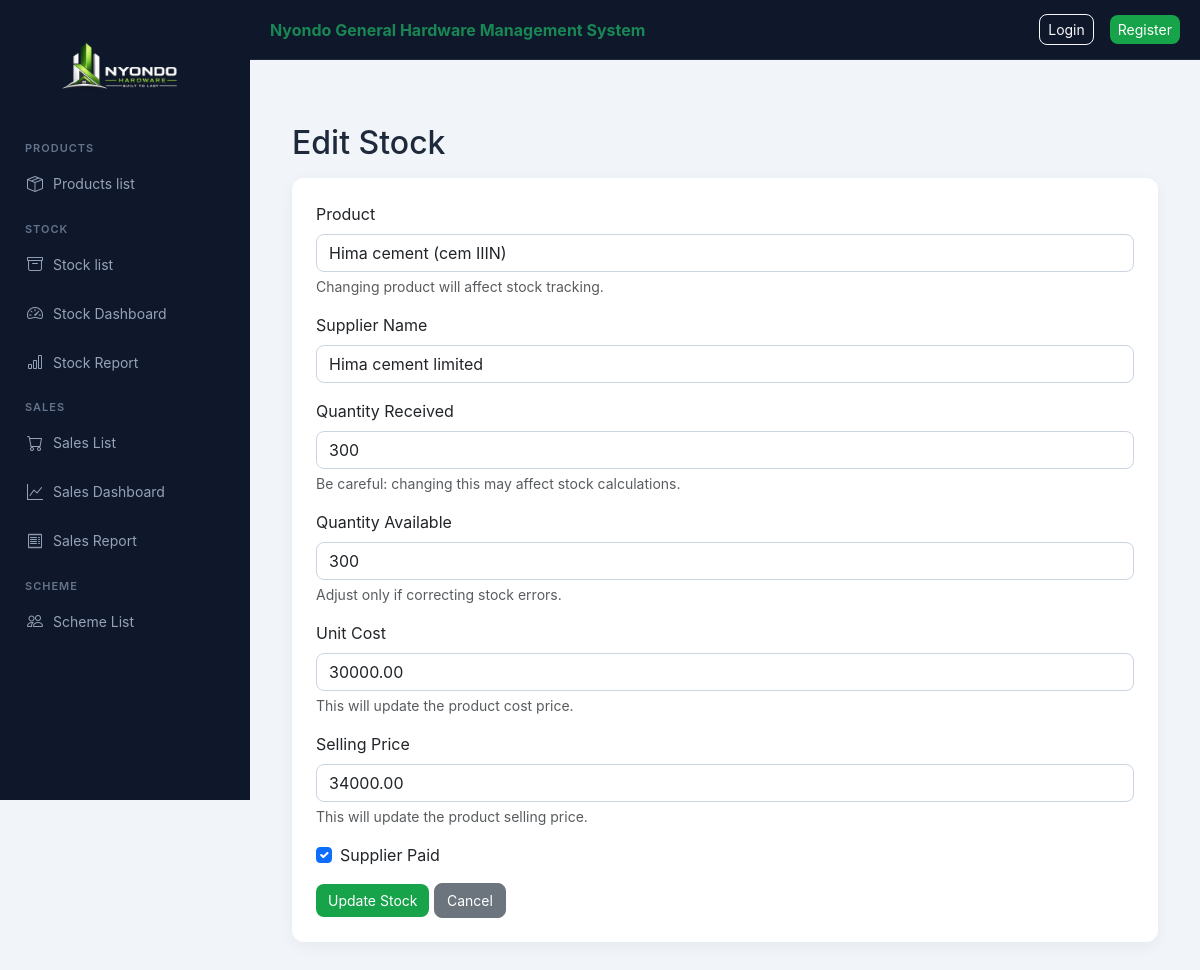
The page /nyondo/stock/edit/2/ on the database its author committed.
### nyondo_app/models.py (models this page shows, shortened)
class Stock(models.Model):
    product = models.ForeignKey(Product, on_delete=models.CASCADE)
    supplier_name = models.CharField(max_length=100)
    quantity_received = models.PositiveIntegerField()
    quantity_available = models.PositiveIntegerField(default=0)
    unit_cost = models.DecimalField(max_digits=12, decimal_places=2)
    unit_price = models.DecimalField(max_digits=12, decimal_places=2)
    total_amount_due = models.DecimalField(max_digits=12, decimal_places=2, default=0)
    supplier_paid = models.BooleanField(default=False)
    date_received = models.DateTimeField(auto_now_add=True)

class Product(models.Model):
    CATEGORY_CHOICES = [
        ("cement", "Cement"),
        ("iron_bar", "Iron Bar"),
        ("iron_sheets", "Iron Sheets"),
        ("barbed_wires", "Barbed wires"),
        ("others", "Others"),
        ("nails", "Nails"),
        ("paint", "Paint"),
    ]
    category_name = models.CharField(max_length=20, choices=CATEGORY_CHOICES)
    product_name = models.CharField(max_length=100)
    unit_cost = models.DecimalField(max_digits=12, decimal_places=2, default=0)
    unit_price = models.DecimalField(max_digits=12, decimal_places=2, default=0)
    description = models.TextField(blank=True)

### nyondo_app/views.py (the view, shortened to what this page needs)
# urls.py: path("stock/edit/<int:stock_id>/", views.edit_stock, name="edit_stock"),
def edit_stock(request, stock_id):
    stock = get_object_or_404(Stock, id=stock_id)
    return render(request, "edit_stock.html", {
        "stock": stock,
        "products": Product.objects.all()
    })

### nyondo_app/templates/edit_stock.html (shortened to what this page needs)
{% extends "base.html" %}
{% block content %}
<h2 class="mb-3">Edit Stock</h2>
<div class="card p-4">
<form method="POST">
   <div class="mb-3">
       <label class="form-label">Product</label>
       <select name="product" class="form-control" required>
           {% for p in products %}
               <option value="{{ p.id }}"
                   {% if stock.product.id == p.id %}selected{% endif %}>
                   {{ p.product_name }}
               </option>
           {% endfor %}
       </select>
       <small class="text-muted d-block mt-1">
           Changing product will affect stock tracking.
       </small>
   </div>
   <div class="mb-3">
       <label class="form-label">Supplier Name</label>
       <input name="supplier_name"
              value="{{ stock.supplier_name }}"
              class="form-control"
              required>
   </div>
   <div class="mb-3">
       <label class="form-label">Quantity Received</label>
       <input name="quantity_received"
              type="number"
              value="{{ stock.quantity_received }}"
              class="form-control"
              required>
       <small class="text-muted d-block mt-1">
           Be careful: changing this may affect stock calculations.
       </small>
   </div>
   <div class="mb-3">
       <label class="form-label">Quantity Available</label>
       <input name="quantity_available"
              type="number"
              value="{{ stock.quantity_available }}"
              class="form-control"
              required>
       <small class="text-muted d-block mt-1">
           Adjust only if correcting stock errors.
       </small>
   </div>
   <div class="mb-3">
       <label class="form-label">Unit Cost</label>
       <input name="unit_cost"
              type="number"
              step="0.01"
              value="{{ stock.unit_cost }}"
              class="form-control"
              required>
       <small class="text-muted d-block mt-1">
           This will update the product cost price.
       </small>
   </div>
   <div class="mb-3">
       <label class="form-label">Selling Price</label>
       <input name="unit_price"
              type="number"
              step="0.01"
              value="{{ stock.unit_price }}"
              class="form-control"
              required>
       <small class="text-muted d-block mt-1">
           This will update the product selling price.
       </small>
   </div>
   <div class="mb-3 form-check">
       <input type="checkbox"
              name="supplier_paid"
              class="form-check-input"
              {% if stock.supplier_paid %}checked{% endif %}>
       <label class="form-check-label">Supplier Paid</label>
   </div>
   <button class="btn btn-success">Update Stock</button>
   <a href="{% url 'stock_list' %}" class="btn btn-secondary">Cancel</a>
</form>
</div>
{% endblock %}

### static/css/style.css (style rules this page uses)
:root { --primary: #2563eb; --success: #16a34a; --dark: #0f172a; --dark-light: #1e293b; --warning: #f59e0b; --bg: #f1f5f9; --text: #1e293b; }
* { margin: 0; padding: 0; box-sizing: border-box; }
body { font-family: "Inter", "Segoe UI", sans-serif; background: var(--bg); color: var(--text); }
a { text-decoration: none; }
.card { border: none; border-radius: 12px; background: white; padding: 20px; box-shadow: 0 4px 15px rgba(0,0,0,0.05); }
.form-control, .form-select { border-radius: 8px; border: 1px solid #cbd5e1; }
.btn { border-radius: 8px; font-size: 14px; }
.btn-success { background: var(--success); border: none; }

### rows shown on the page
Stock: product "Hima cement (cem IIIN)", supplier_name "Hima cement limited", quantity_received "300", quantity_available "300", unit_cost "30000.00", unit_price "34000.00", supplier_paid "☑"
